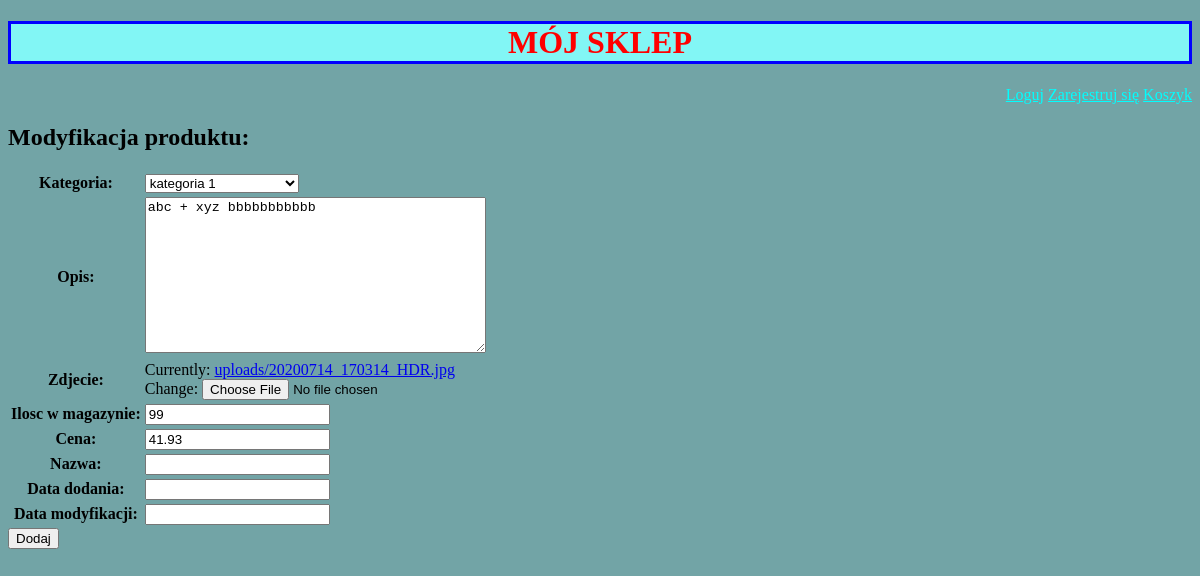
Page /produkt/update/1 (signed in) on the earlier database version.
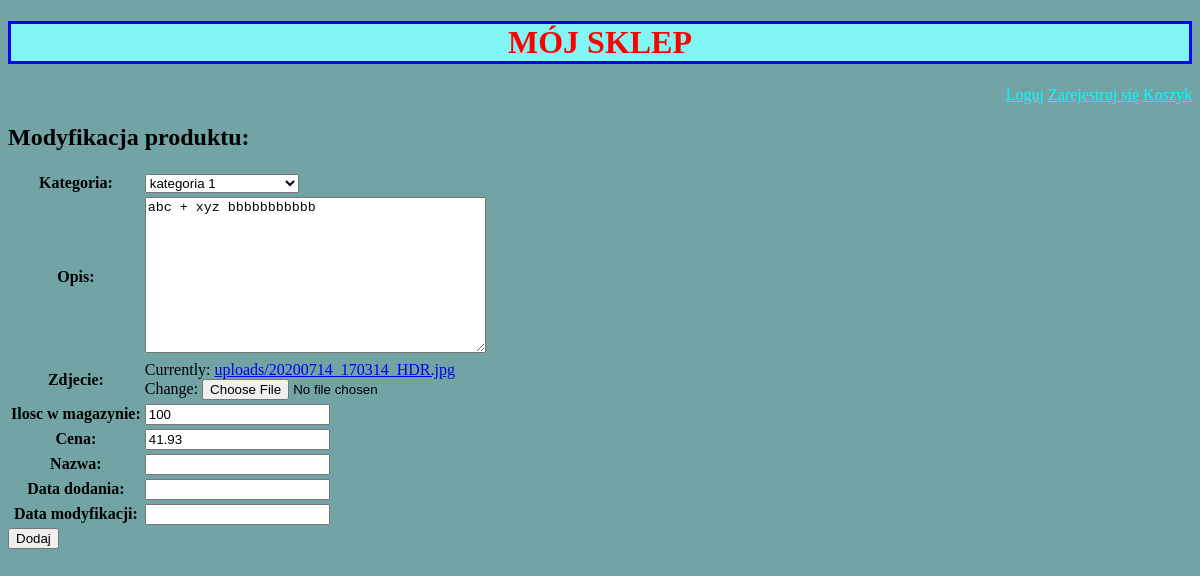
Same page on the later database version.
### sklepApp/models.py (models this page shows, shortened)
class Produkt(models.Model):
    nazwa= models.CharField(max_length=200)
    kategoria= models.ForeignKey(Kategoria, on_delete=models.CASCADE)
    opis= models.TextField(default='opis_domyślny')
    zdjecie= models.ImageField(upload_to ='moja_sciezka/', default='domyslna_sciezka', null=True)
    ilosc_w_magazynie= models.IntegerField(default=0)
    cena= models.DecimalField(max_digits=7, decimal_places=2, default=1.00)
    data_dodania= models.DateTimeField(auto_now_add=True) #podczas tworzenia
    data_modyfikacji= models.DateTimeField(auto_now=True) #przy zapisie

### sklepApp/views.py (the view)
# urls.py: path('produkt/update/<pk>', ProduktUpdateView.as_view(), name='produkt_update'),
class ProduktUpdateView(LoginRequiredMixin, UpdateView):
    template_name = 'produkt_form.html'
    model = Produkt
    form_class = ProduktForm
    success_url = reverse_lazy('produkt')
    permission_required = 'sklepApp.change_produkt'

### sklepApp/forms.py
class ProduktForm(forms.ModelForm):
    class Meta:
        model= Produkt
        exclude= ['data_dodania','data_modyfikacji','nazwa' ]
    nazwa = forms.CharField(max_length=200)
    kategoria = forms.ModelChoiceField(queryset=Kategoria.objects)
    opis = forms.CharField(widget=Textarea)
    zdjecie = forms.ImageField()
    ilosc_w_magazynie = forms.IntegerField(min_value=0,)
    cena = forms.DecimalField(min_value=0, max_digits=10, decimal_places=2)
    data_dodania = forms.DateTimeField()
    data_modyfikacji = forms.DateTimeField()

### sklepApp/models.py (called while the page is built)
    def __str__(self):
        return f'{self.nazwa}'

### sklepApp/templates/produkt_form.html (shortened to what this page needs)
<!DOCTYPE html>
<html lang="en">
<head>
</head>
<body>
    {% extends 'base.html' %}
    {% block content %}
    <h2>Modyfikacja produktu:</h2>
    <form method="post">
        <table> {{ form }} </table>
        <input type="submit" value="Dodaj", class="zatwierdz">
    </form>
    {% endblock %}

Differences in the rows shown:
changed Produkt "kategoria 1": ilosc_w_magazynie "99" → "100"
